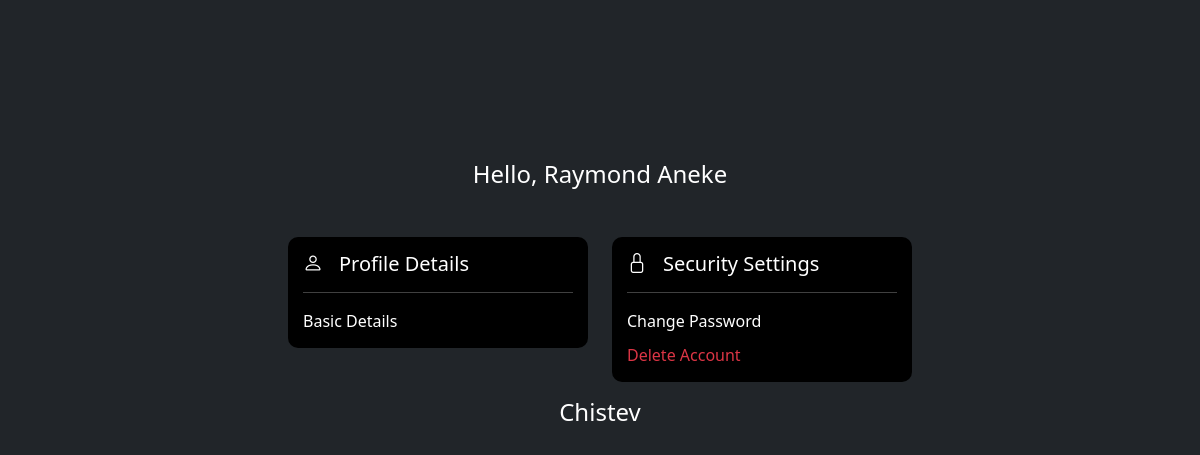
The app's page /accounts/account_management/ (signed in), older data.
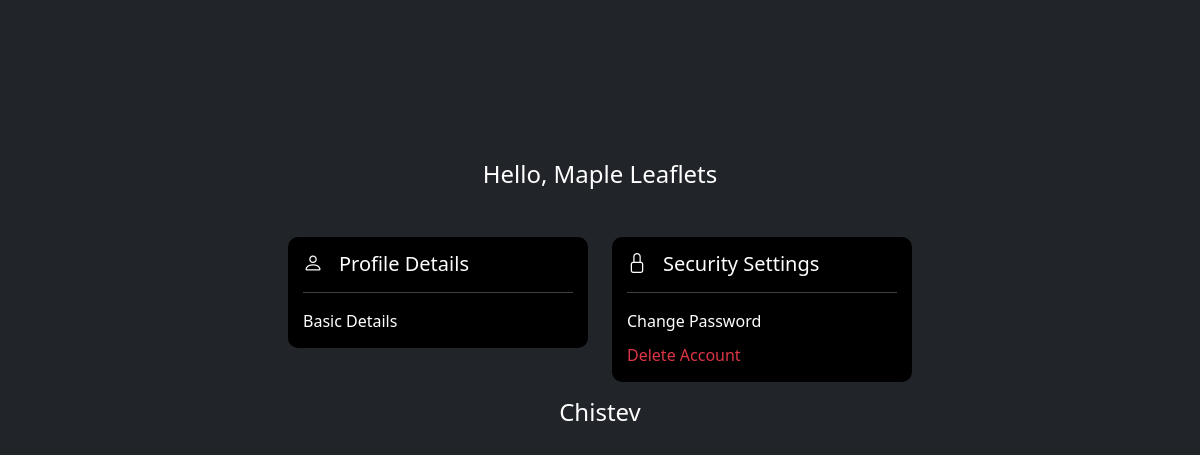
The same page, newer data.
### accounts/models.py (models this page shows, shortened)
class PersonalDetails(models.Model):
    user = models.OneToOneField(CustomUser, on_delete=models.CASCADE, related_name='personal_details')
    first_name = models.CharField(max_length=255)
    middle_name = models.CharField(max_length=255, blank=True)  # Allow blank since middle name might not be present
    last_name = models.CharField(max_length=255)

### accounts/views.py (the view)
# urls.py: path('account_management/', views.account_management, name='account_management'),
@login_required
def account_management(request):
    user = request.user  # Get the logged-in user
    personal_details = user.personal_details
    return render(request, 'accounts/account_management.html', {'user': user, 'personal_details': personal_details})

### accounts/templates/accounts/account_management.html
{% extends 'accounts/base.html' %}
{% block content %}
<h4>Hello, {{ personal_details.first_name }} {{ personal_details.last_name }}</h4>
<div class="container mt-5">
    <div class="row">
        <div class="col-md-6">
            <div class="black-card my-account-card">
                <div class="card-body">
                    <div class="row">
                        <div class="col-12">
                            <h5 class="card-title d-flex"><i class="bi bi-person me-3"></i>Profile Details</h5>
                            <hr>
                            <ul class="custom-list">
                                <li><a href="{% url 'accounts:basic_details' %}" class="nav-link">Basic Details</a></li>
                            </ul>
                        </div>
                    </div>
                </div>
            </div>
        </div>
        <div class="col-md-6">
            <div class="black-card my-account-card">
                <div class="card-body">
                    <div class="row">
                        <div class="col-12">
                            <h5 class="card-title d-flex"><i class="bi bi-lock me-3"></i>Security Settings</h5>
                            <hr>
                            <ul class="custom-list">
                                <li><a href="{% url 'accounts:change_password' %}" class="nav-link">Change Password</a></li>
                                <li class="delete-account"><a href="{% url 'accounts:delete_account' %}" class="nav-link text-danger delete-account">Delete Account</a></li>
                            </ul>
                        </div>
                    </div>
                </div>
            </div>
        </div>
    </div>
</div>
{% endblock %}

Row changes from the older to the newer data that the page shows:
removed PersonalDetails: first_name "Raymond", last_name "Aneke"
added PersonalDetails: first_name "Maple", last_name "Leaflets"
